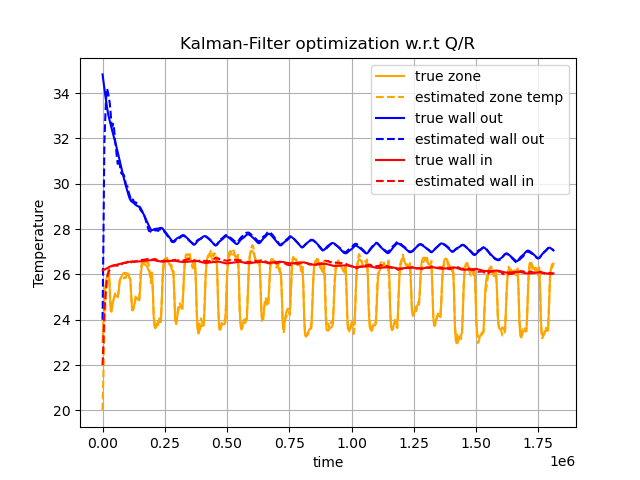

The script that saved this image:
import os
# Limit ourselves to single-threaded jax/xla operations to avoid thrashing. See
# https://github.com/google/jax/issues/743.
#os.environ["XLA_FLAGS"] = ("--xla_cpu_multi_thread_eigen=false "
#                           "intra_op_parallelism_threads=1")
import functools as ft
from types import SimpleNamespace
from typing import Optional

import diffrax as dfx
import equinox as eqx  # https://github.com/patrick-kidger/equinox
import jax
import jax.numpy as jnp
import jax.random as jr
import jax.tree_util as jtu
import matplotlib.pyplot as plt
import optax  # https://github.com/deepmind/optax
import time 
import pandas as pd 

# enable 64 bit. This only works on startup!
from jax.config import config
config.update("jax_enable_x64", True)
#config.update("jax_debug_nans", True)
#config.update("jax_disable_jit", True)

n_devices = jax.local_device_count()
print(n_devices)
# a simple RC zone model -> ODE system
"""
This is a 4r3c model for zone temperature prediction
ODE::   xdot = Ax + Bd
        y = Cx
States:
        x = [Tai, Twe, Twi]'
Disturbances:
        u = [Tao, qCon_i, qHVAC, qRad_e, qRad_i]'
Output:
        y = [Tai]
===================================================
"""
@jax.jit
def get_ABCD(Cai, Cwe, Cwi, Re, Ri, Rw, Rg):
    A = jnp.zeros((3, 3))
    B = jnp.zeros((3, 5))
    C = jnp.zeros((1, 3))
    A = A.at[0, 0].set(-1/Cai*(1/Rg+1/Ri))
    A = A.at[0, 2].set(1/(Cai*Ri))
    A = A.at[1, 1].set(-1/Cwe*(1/Re+1/Rw))
    A = A.at[1, 2].set(1/(Cwe*Rw))
    A = A.at[2, 0].set(1/(Cwi*Ri))
    A = A.at[2, 1].set(1/(Cwi*Rw))
    A = A.at[2, 2].set(-1/Cwi*(1/Rw+1/Ri))

    B = B.at[0, 0].set(1/(Cai*Rg))
    B = B.at[0, 1].set(1/Cai)
    B = B.at[0, 2].set(1/Cai)
    B = B.at[1, 0].set(1/(Cwe*Re))
    B = B.at[1, 3].set(1/Cwe)
    B = B.at[2, 4].set(1/Cwi)

    C = C.at[0, 0].set(1)

    D = 0

    return A, B, C, D

class LTISystem(eqx.Module):
    A: jnp.array
    B: jnp.array
    C: jnp.array

def zone_temperature(A,B,C,D) -> LTISystem:
    return LTISystem(A,B,C)

def interpolate_us(ts, us, B):
    if us is None:
        m = B.shape[-1]
        u_t = SimpleNamespace(evaluate=lambda t: jnp.zeros((m,)))
    else:
        u_t = dfx.LinearInterpolation(ts=ts, ys=us)
    return u_t


def diffeqsolve(
    rhs,
    ts: jnp.ndarray,
    y0: jnp.ndarray,
    solver: dfx.AbstractSolver = dfx.Dopri5(),
    stepsize_controller: dfx.AbstractStepSizeController = dfx.ConstantStepSize(compile_steps=False),
    dt0: float = 3600.,
) -> jnp.ndarray:
    return dfx.diffeqsolve(
        dfx.ODETerm(rhs),
        solver=solver,
        stepsize_controller=stepsize_controller,
        t0=ts[0],
        t1=ts[-1],
        y0=y0,
        dt0=dt0,
        saveat=dfx.SaveAt(ts=ts),
    ).ys

def simulate_lti_system(
    sys: LTISystem,
    y0: jnp.ndarray,
    ts: jnp.ndarray,
    us: Optional[jnp.ndarray] = None,
    std_measurement_noise: float = 0.0,
    dt0: float = 3600.,
    key=jr.PRNGKey(
        1,
    ),
):
    u_t = interpolate_us(ts, us, sys.B)

    def rhs(t, y, args):
        return sys.A @ y + sys.B @ u_t.evaluate(t)

    xs = diffeqsolve(rhs, ts, y0, dt0=dt0)
    # noisy measurements
    ys = xs @ sys.C.transpose()
    ys = ys + jr.normal(key, shape=ys.shape) * std_measurement_noise
    return xs, ys

class KalmanFilter(eqx.Module):
    """Continuous-time Kalman Filter

    Ref:
        [1] Optimal and robust estimation. 2nd edition. Page 154.
        https://lewisgroup.uta.edu/ee5322/lectures/CTKalmanFilterNew.pdf
    """

    sys: LTISystem
    x0: jnp.ndarray
    P0: jnp.ndarray
    Q: jnp.ndarray
    R: jnp.ndarray

    def __call__(self, ts, ys, us: Optional[jnp.ndarray] = None):

        A, B, C = self.sys.A, self.sys.B, self.sys.C

        y_t = dfx.LinearInterpolation(ts=ts, ys=ys)
        u_t = interpolate_us(ts, us, B)

        y0 = (self.x0, self.P0)
        
        def rhs(t, y, args):
            x, P = y

            # eq 3.22 of Ref [1]
            K = P @ C.transpose() @ jnp.linalg.inv(self.R)

            # eq 3.21 of Ref [1]
            dPdt = (
                A @ P
                + P @ A.transpose()
                + self.Q
                - P @ C.transpose() @ jnp.linalg.inv(self.R) @ C @ P
            )

            # eq 3.23 of Ref [1]
            dxdt = A @ x + B @ u_t.evaluate(t) + K @ (y_t.evaluate(t) - C @ x)

            return (dxdt, dPdt)

        return diffeqsolve(rhs, ts, y0)[0]

### Parameter Inference
# load training data - 1-min sampling rate
data = pd.read_csv('./disturbance_1min.csv', index_col=[0])
index = range(0, len(data)*60, 60)
data.index = index

# sample every hour
dt = 3600
data = data.groupby([data.index // dt]).mean()
n = len(data)
print(n)

# split training and testing
ratio = 0.75
n_train = int(len(data)*ratio)
print(n_train)
data_train = data.iloc[:n_train, :]
data_test = data.iloc[n_train:, :]

us = jnp.array(data_train.iloc[:n_train+1,:5].values)
#us = None 

# define training parameters 
Tz_0 = data_train.iloc[0,-1]
ts = jnp.arange(0.0, n_train*3600, 3600.)
print(ts.shape)
print(us.shape)

p0 = jnp.array([9998.0869140625, 99998.0859375, 999999.5625, 9.94130802154541, 0.6232420802116394,
               1.1442776918411255, 5.741048812866211])
A, B, C, D = get_ABCD(*p0)
sys_true = zone_temperature(A,B,C,D)
sys_true_x0 = jnp.array([Tz_0, 34.82638931274414, 26.184139251708984])
sys_true_std_measurement_noise = 0.5

xs, ys = simulate_lti_system(
    sys_true, sys_true_x0, ts, us, std_measurement_noise=sys_true_std_measurement_noise, dt0 = dt
)

# system model -> here we use perfect model. It should not be perfect in practice
sys_model = sys_true 
# initial state guss -> its not perfect 
sys_model_x0 = jnp.array([20.0, 24.0, 22.0])

## TODO: Why large P0 leads to NANs in the first step?
# seems big Q leads to NANs
# weighs how much we trust our model of the system
Q=jnp.diag(jnp.ones((3,))) * 1E-05
# weighs how much we trust in the measurements of the system
R=jnp.diag(jnp.ones((1,)))*1000
# weighs how much we trust our initial guess: if we know the exact position and velocity, we give it a zero covariance matrix
P0=jnp.diag(jnp.ones((3,))) * 0.1
print(P0)
kmf = KalmanFilter(sys_model, sys_model_x0, P0, Q, R)
print(f"Initial Q: \n{kmf.Q}\n Initial R: \n{kmf.R}")
#print(ts.shape, ys.shape, us.shape)
#dxdt = kmf(ts, ys, us)
#print(dxdt)

# gradients should only be able to change Q/R parameters
# *not* the model (well at least not in this example :)
filter_spec = jtu.tree_map(lambda arr: False, kmf)
filter_spec = eqx.tree_at(
    lambda tree: (tree.Q, tree.R), filter_spec, replace=(True, True)
)

@eqx.filter_jit
@ft.partial(eqx.filter_value_and_grad, arg=filter_spec)
def loss_fn(kmf, ts, ys, us, xs):
    xhats = kmf(ts, ys, us)
    return jnp.mean((xs - xhats) ** 2)

n_gradient_steps = 500
print_every = 100 

schedule = optax.exponential_decay(
    init_value = 1e-5, 
    transition_steps = 5000, 
    decay_rate = 0.99, 
    transition_begin=0, 
    staircase=False, 
    end_value=1e-12
)

opt = optax.chain(
    optax.adabelief(learning_rate = schedule)
)
opt_state = opt.init(kmf)

for step in range(n_gradient_steps):
    value, grads = loss_fn(kmf, ts, ys, us, xs)
    if step % print_every == 0:
        print(f"Current MSE at step {step} is {value} !!")
    updates, opt_state = opt.update(grads, opt_state, kmf)
    kmf = eqx.apply_updates(kmf, updates)

print(f"Final Q: \n{kmf.Q}\n Final R: \n{kmf.R}")

## PLOTS

xhats = kmf(ts, ys, us)
plt.plot(ts, xs[:, 0], label="true zone", color="orange")
plt.plot(
    ts,
    xhats[:, 0],
    label="estimated zone temp",
    color="orange",
    linestyle="dashed",
)
plt.plot(ts, xs[:, 1], label="true wall out", color="blue")
plt.plot(
    ts,
    xhats[:, 1],
    label="estimated wall out",
    color="blue",
    linestyle="dashed",
)
plt.plot(ts, xs[:, 2], label="true wall in", color="red")
plt.plot(
    ts,
    xhats[:, 2],
    label="estimated wall in",
    color="red",
    linestyle="dashed",
)

plt.xlabel("time")
plt.ylabel("Temperature")
plt.grid()
plt.legend()
plt.title("Kalman-Filter optimization w.r.t Q/R")
plt.savefig('kalman_filter_eq.png')
